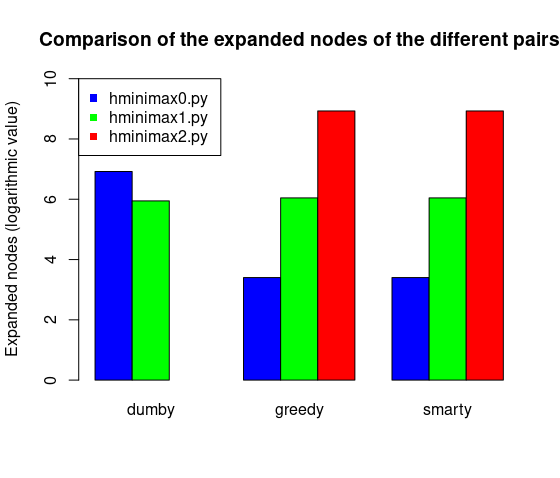

Source code (R):
dumby_node <- c(log(1013), log(382), Inf)
greedy_node <- c(log(30), log(422), log(7553))
smarty_node <- c(log(30), log(422), log(7553))

colors <- c("blue", "green", "red", "blue", "green", "red", "blue", "green", "red")

barplot(cbind(dumby_node, greedy_node, smarty_node), beside = TRUE, names.arg = c("dumby", "greedy", "smarty"), col = colors, ylim = c(0,10), main = "Comparison of the expanded nodes of the different pairs", ylab = "Expanded nodes (logarithmic value)")
legend("topleft", legend = c("hminimax0.py", "hminimax1.py", "hminimax2.py"), col=c("blue", "green", "red"), pch = c(15,15))
